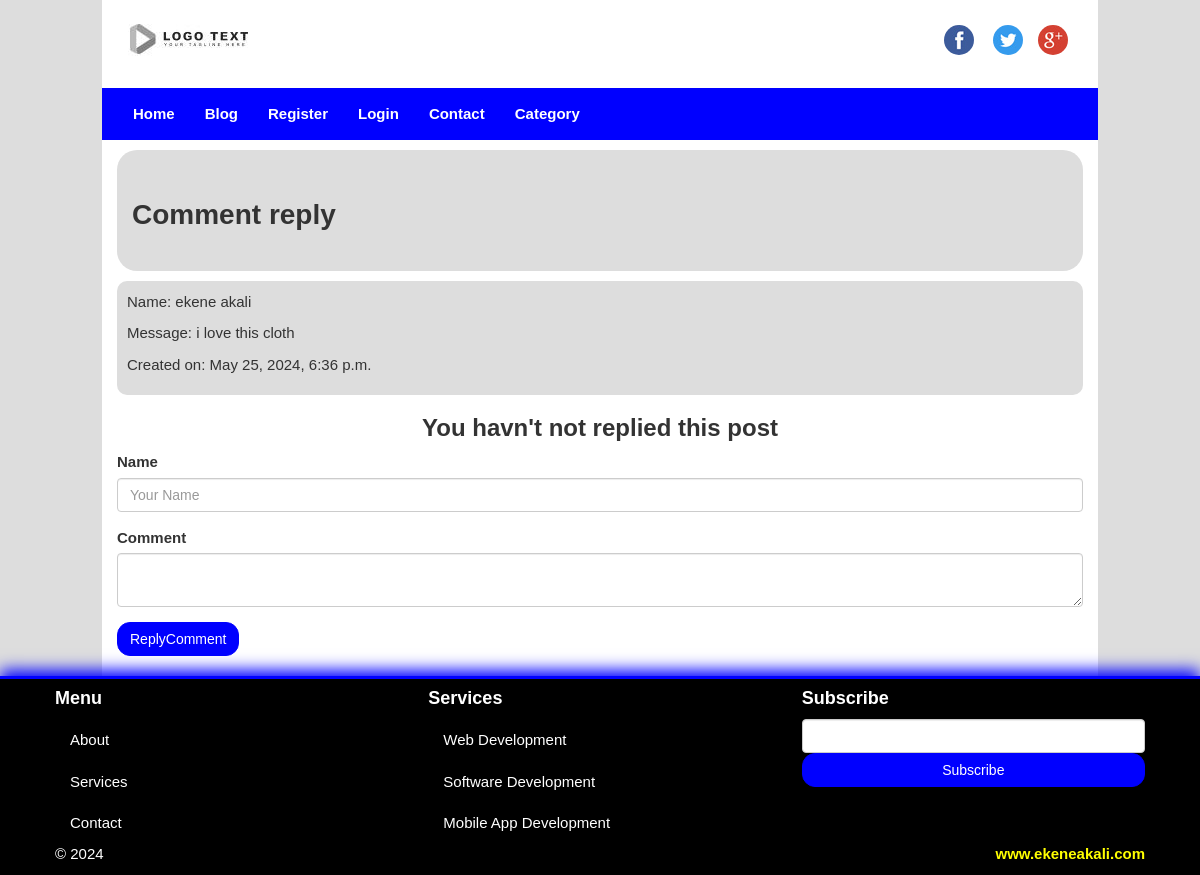
/pages/comment_detail/6/, run on the app's committed database.
### cms_app/models.py (models this page shows, shortened)
class Comment(models.Model):
    name = models.CharField(max_length=150)
    comment = models.TextField()
    post = models.ForeignKey(Post, on_delete=models.CASCADE)
    created_at = models.DateTimeField(auto_now_add=True)
    updated_at = models.DateTimeField(auto_now=True)
    class Meta():
        verbose_name_plural = 'Comment'

### cms_app/views.py (the view)
# urls.py: path('comment_detail/<int:id>/', views.comment_detail, name='comment_detail'),
def comment_detail(request, id):
    comment_reply = Comment.objects.get(pk=id)
    reply = Reply.objects.filter(reply__pk=id)
    if request.method == 'POST':
        name = request.POST.get('name')
        comment = request.POST.get('comment')
        Reply.objects.create(name=name, comment=comment, reply=comment_reply)
        messages.success(request, 'Thanks for replying')
    return render(request, 'cms_app/comment-reply.html', {'comment_reply':comment_reply, 'reply':reply})

### cms_app/context_processor.py (called while the page is built)
def category_menu(request):
    return {'menu':Category.objects.all()}

### templates/cms_app/comment-reply.html (shortened to what this page needs)
{% extends 'cms_app/base.html' %}
{% load static %}
{% block content %}
<section id="sectionTitle">
  <div class="pageTitle">
    <h1> Comment reply</h1>
  </div>
</section>
      {% if comment_reply %}
        <div class="comment">
          <p>Name: {{ comment_reply.name }}</p>
          <p>Message: {{ comment_reply.comment }}</p>
          <p>Created on: {{comment_reply.created_at}}</p>
        </div>
      {% endif %}
      {% if reply %}
        {% for x in reply %}
        <div class="comment">
          <p>Name: {{ x.name }}</p>
          <p>Message: {{ x.comment }}</p>
          <p>Created on: {{ x.created_at}}</p>
        </div>
        {% endfor %}
        {% else %}
        <center>
            <h3> You havn't not replied this post</h3>
        </center>
      {% endif %}
      <form method="POST" style="text-align: left;">
        <div class="form-group">
          <label for="">Name</label>
          <input type="text" value="{{request.user.username}}" name="name" required class="form-control" placeholder="Your Name">
        </div>
        <div class="form-group">
          <label for="">Comment</label>
         <textarea name="comment" class="form-control"></textarea>
        </div>
        <input type="submit" class="btn btn-primary" value="ReplyComment">
      </form>
{% endblock %}

### static/cms_app/css/ekene.css (style rules this page uses)
body { font-family: arial, verdana, sans-serif; font-size:15px; background-color:#ddd; }
h1, h2, h3, h4, h5, h6 { font-weight: bold; }
h1 { font-size:28px; }
.btn-primary { background-color:blue; border-color:blue; border-radius:13px; }
#sectionTitle { background-color:#ddd; padding:30px 15px; margin: 10px 0; border-radius:20px; }
.comment { text-align: left; background-color: #ddd; padding:10px; margin-bottom:10px; border-radius: 10px; }

### data on the page
Comment: name "ekene akali", comment "i love this cloth", created_at "May 25, 2024, 6:36 p.m."
